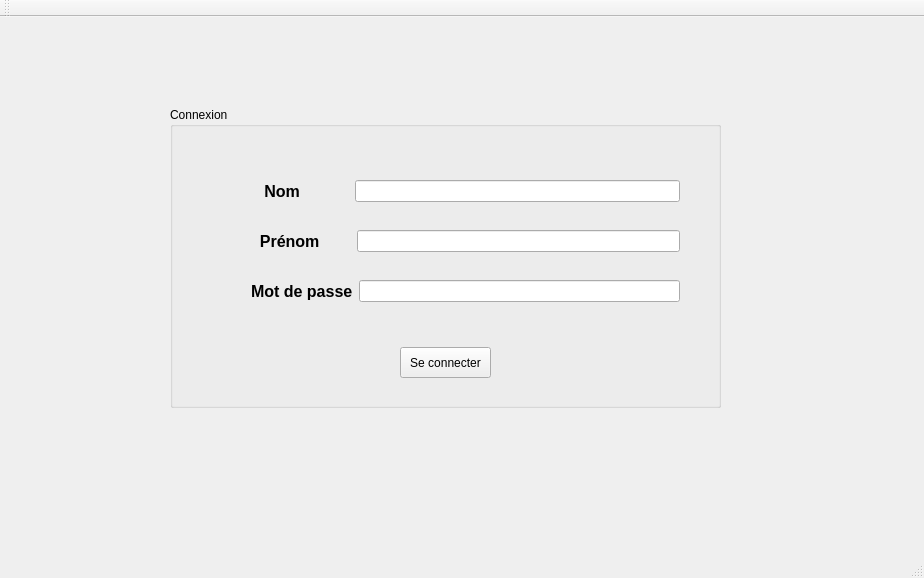
<?xml version="1.0" encoding="UTF-8"?>
<ui version="4.0">
 <class>testClass</class>
 <widget class="QMainWindow" name="testClass">
  <property name="geometry">
   <rect>
    <x>0</x>
    <y>0</y>
    <width>924</width>
    <height>578</height>
   </rect>
  </property>
  <property name="windowTitle">
   <string>test</string>
  </property>
  <widget class="QWidget" name="centralWidget">
   <widget class="QGroupBox" name="groupBox">
    <property name="geometry">
     <rect>
      <x>170</x>
      <y>90</y>
      <width>551</width>
      <height>301</height>
     </rect>
    </property>
    <property name="title">
     <string>Connexion</string>
    </property>
    <widget class="QPushButton" name="pushButton">
     <property name="geometry">
      <rect>
       <x>230</x>
       <y>240</y>
       <width>91</width>
       <height>31</height>
      </rect>
     </property>
     <property name="text">
      <string>Se connecter</string>
     </property>
     <property name="checkable">
      <bool>true</bool>
     </property>
    </widget>
    <widget class="QWidget" name="layoutWidget">
     <property name="geometry">
      <rect>
       <x>70</x>
       <y>40</y>
       <width>451</width>
       <height>191</height>
      </rect>
     </property>
     <layout class="QVBoxLayout" name="verticalLayout">
      <item>
       <layout class="QHBoxLayout" name="horizontalLayout">
        <item>
         <widget class="QLabel" name="label">
          <property name="font">
           <font>
            <pointsize>12</pointsize>
            <bold>true</bold>
           </font>
          </property>
          <property name="text">
           <string>   Nom           </string>
          </property>
         </widget>
        </item>
        <item>
         <widget class="QLineEdit" name="lineEdit">
          <property name="text">
           <string/>
          </property>
         </widget>
        </item>
       </layout>
      </item>
      <item>
       <layout class="QHBoxLayout" name="horizontalLayout_2">
        <item>
         <widget class="QLabel" name="label_2">
          <property name="font">
           <font>
            <pointsize>12</pointsize>
            <bold>true</bold>
           </font>
          </property>
          <property name="text">
           <string>  Prénom       </string>
          </property>
         </widget>
        </item>
        <item>
         <widget class="QLineEdit" name="lineEdit_2"/>
        </item>
       </layout>
      </item>
      <item>
       <layout class="QHBoxLayout" name="horizontalLayout_3">
        <item>
         <widget class="QLabel" name="label_3">
          <property name="font">
           <font>
            <pointsize>12</pointsize>
            <bold>true</bold>
           </font>
          </property>
          <property name="text">
           <string>Mot de passe</string>
          </property>
         </widget>
        </item>
        <item>
         <widget class="QLineEdit" name="lineEdit_3"/>
        </item>
       </layout>
      </item>
     </layout>
    </widget>
   </widget>
  </widget>
  <widget class="QMenuBar" name="menuBar">
   <property name="geometry">
    <rect>
     <x>0</x>
     <y>0</y>
     <width>924</width>
     <height>22</height>
    </rect>
   </property>
  </widget>
  <widget class="QToolBar" name="mainToolBar">
   <attribute name="toolBarArea">
    <enum>TopToolBarArea</enum>
   </attribute>
   <attribute name="toolBarBreak">
    <bool>false</bool>
   </attribute>
  </widget>
  <widget class="QStatusBar" name="statusBar"/>
 </widget>
 <layoutdefault spacing="6" margin="11"/>
 <resources>
  <include location="test.qrc"/>
 </resources>
 <connections/>
</ui>
